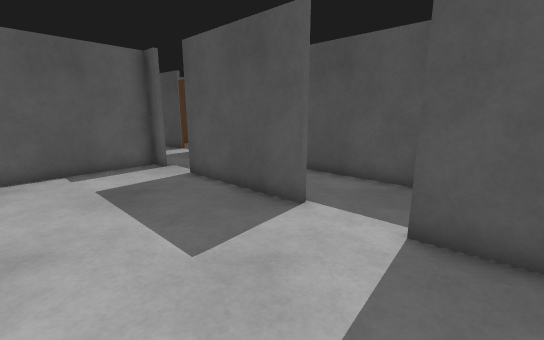
[1] (above)

23 first-person views from a walk through a Gazebo world. The camera is 1.2 m above the floor, tilts 12° down and sees 90° across. The floor is counted in squares, 0.5 m on a side. Each view is taken from the middle of a square. On the plan, view 1 faces up. The plan holds only what a view shows up to about 17 squares ahead; the rest is blank. The place goes on beyond the plan. Robots are left out.

[2]
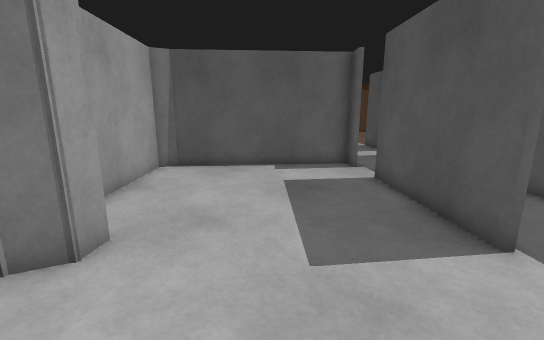

[3]
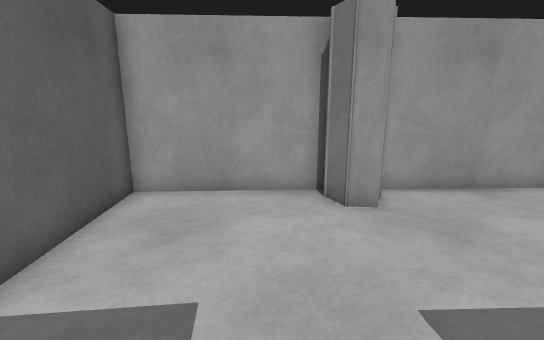

[4]
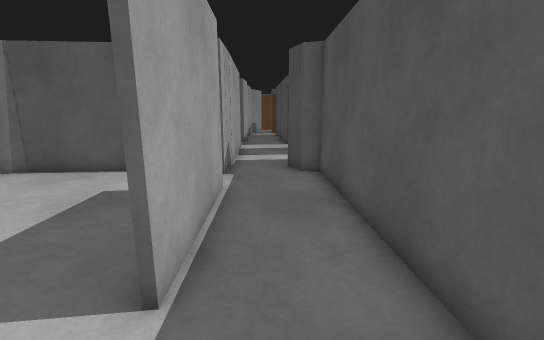

[5]
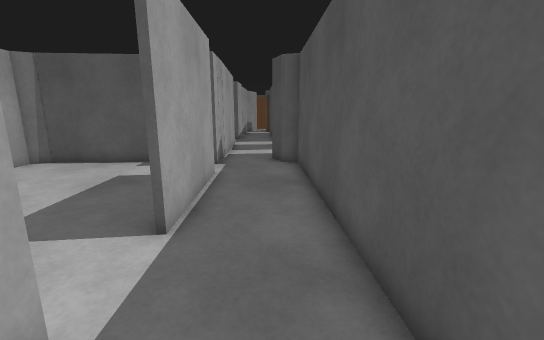

[6]
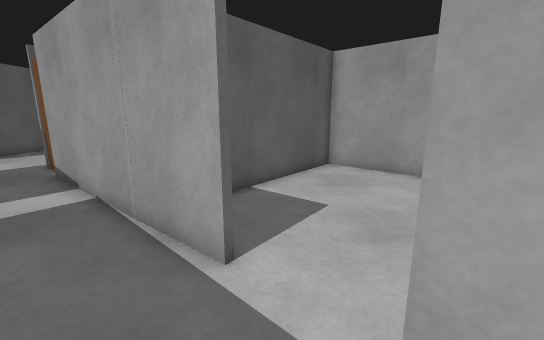

[7]
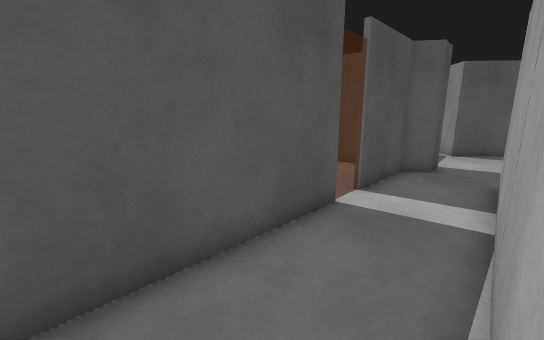

[8]
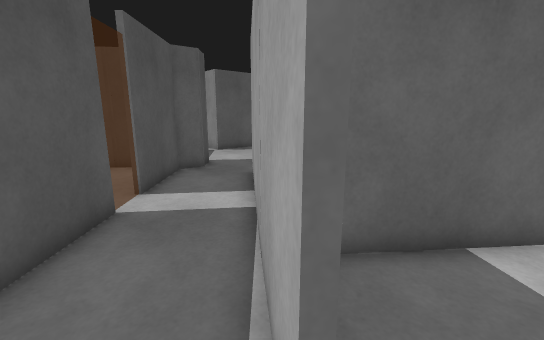

[9]
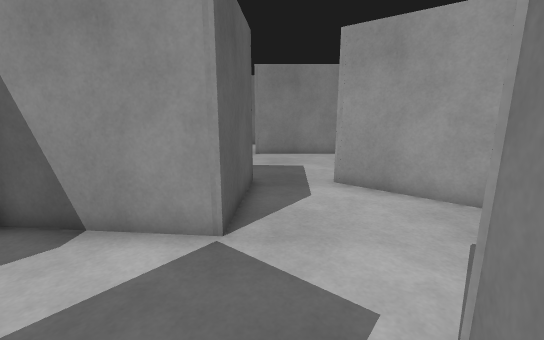

[10]
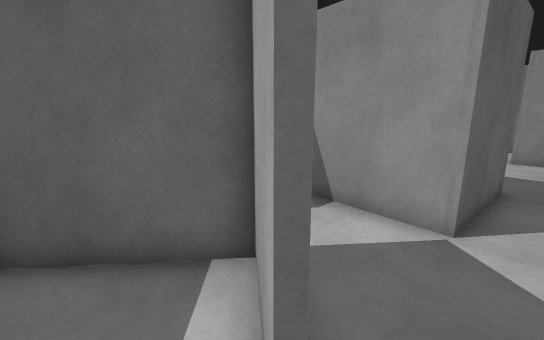

[11]
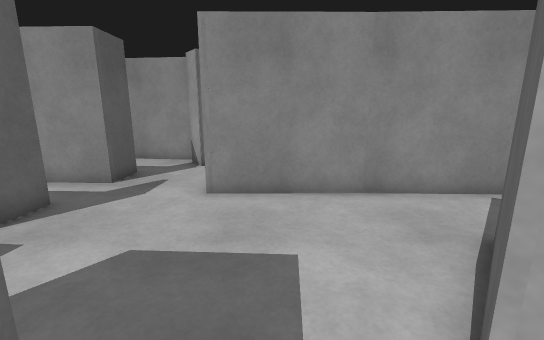

[12]
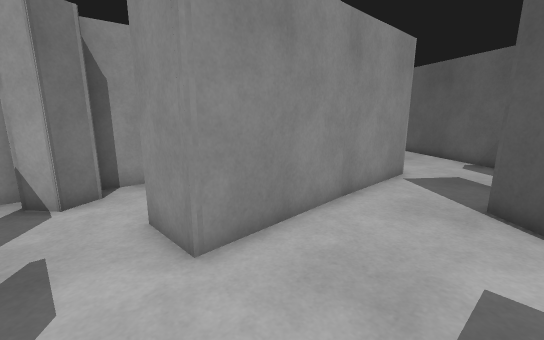

[13]
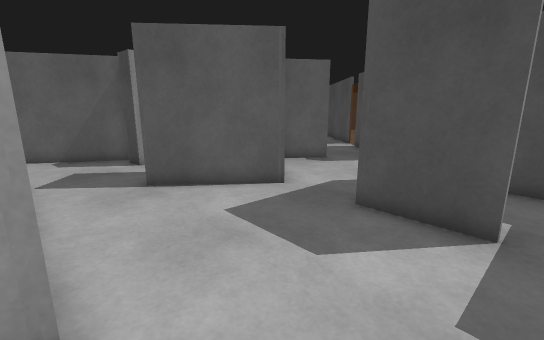

[14]
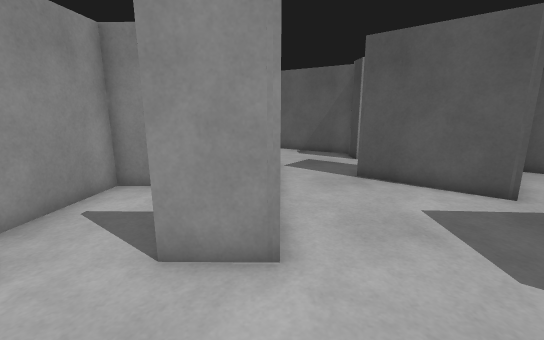

[15]
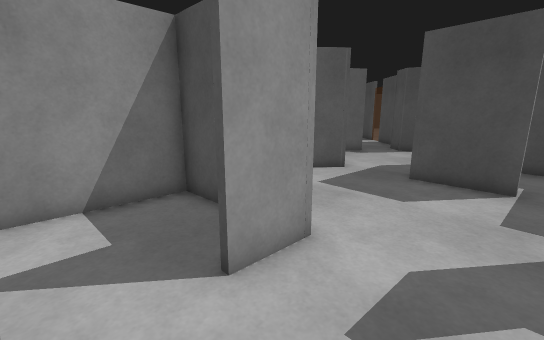

[16]
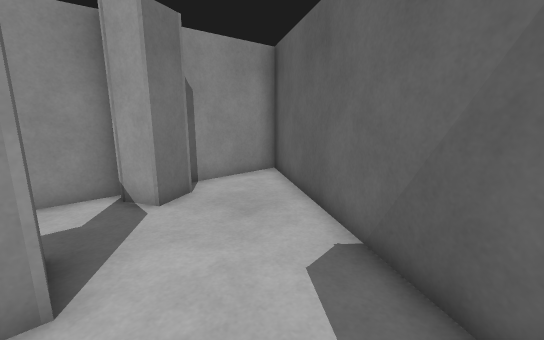

[17]
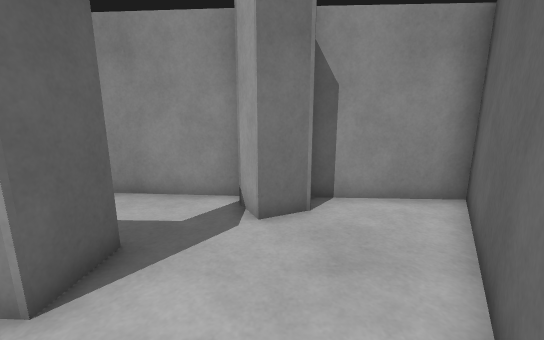

[18]
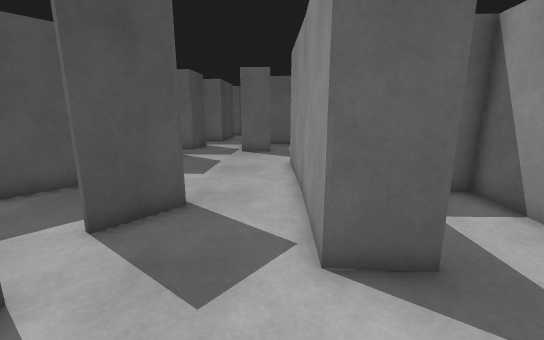

[19]
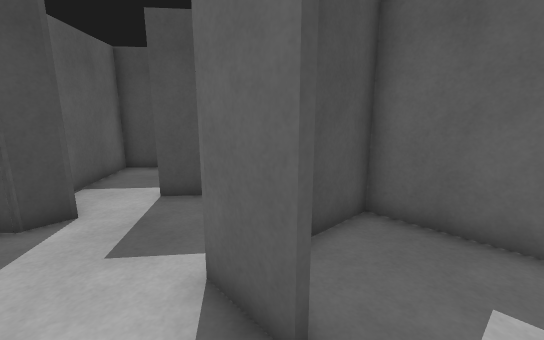

[20]
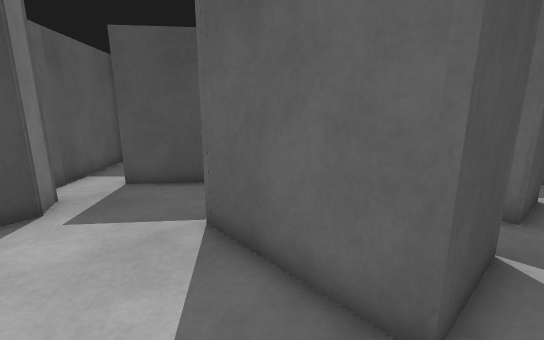

[21]
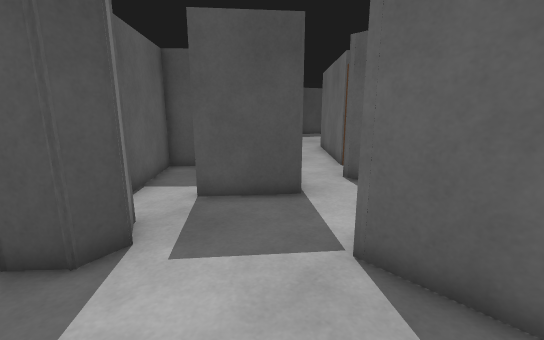

[22]
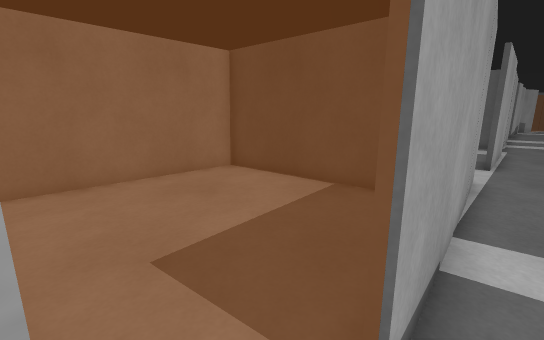

[23]
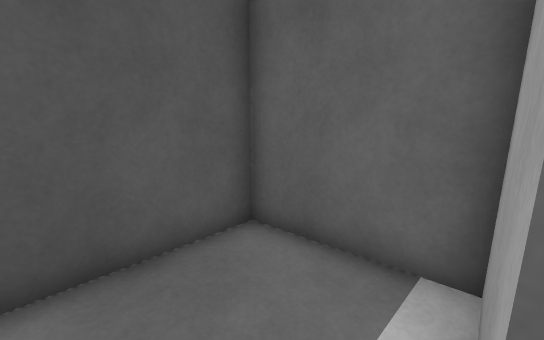

### Floor plan
Points are (right, up) in squares from view 1. A wall is a line through its corners. A room is listed if a view was taken in it or the views show most of it. See-through windows are left out.
Room 1 (views 1, 2, 3, 7, 8)
walls: (-5.6, 1.9) (-4.6, 2.2) (-4.1, 1.6) (-4.5, 0.6); (0.9, 6.9) (-3.3, 10.8); (-5, 0.3) (-0.7, -3.7) (4.2, 2.2); (-4.8, 11.9) (-5.5, 12.6); (4.2, 3.7) (2.6, 4.9); (-10.6, 5.5) (-6.3, 1.5); (-5.3, 12.8) (-10.5, 6.8)
ways out: opening at (2, 6) to room 2; opening at (-3.5, 11)
Room 2 (views 4, 5, 6)
walls: (2.7, 5.1) (4.2, 3.9); (7.1, 6.2) (2.9, 10.1); (0.1, 7.8) (1, 7)
ways out: opening at (2, 6) to room 1; opening at (1.5, 9.5); opening at (5.5, 5)
Room 3 (views 9, 11, 17, 18, 20)
walls: (12.7, -7.2) (13.8, -8.2) (10.8, -11.7) (9, -10.3); (17.6, -8.6) (16.7, -8.5) (17, -4) (21.5, -4.4); (7.1, -10.6) (6, -10.7); (14.8, 0.2) (14.4, -0.9) (13.5, -1.1); (19.3, -1.1) (16.8, 0.9); (5.2, -10.4) (3, -13.9); (7.8, -15) (17, -14.9)
low walls: (6, -10.7) (5.7, -10.4)
ways out: opening at (16, 0.5) to room 4; opening at (17, -12) to room 5; opening at (8, -11) to room 7; opening at (5.5, -15.5) to room 8; opening at (13, -4) to room 9
Room 4 (views 10, 23)
walls: (15.9, 3) (15, 1.9)
ways out: opening at (16, 0.5) to room 3; opening at (17, 2) to room 10
Room 5 (view 12)
walls: (20.9, -13.9) (21, -12.1); (19.7, -8.7) (17.6, -8.6)
ways out: opening at (17, -12) to room 3; opening at (19.5, -15.5) to room 6; opening at (20.5, -8.5)
Room 6 (views 13, 14, 15)
walls: (17, -14.9) (16.9, -17); (17.1, -19.7) (18.2, -19.2) (18.9, -20.1); (14.1, -15.2) (12.4, -15.1) (12.3, -20.1) (17, -20.5); (20.5, -17.9) (20.5, -16.1) (21.6, -16.2); (18.7, -20.8) (21.6, -21.1)
ways out: opening at (19.5, -15.5) to room 5
Room 7 (view 16)
walls: (12.8, -7.6) (9.7, -5.1); (9.6, -5.3) (7.3, -8.1)
ways out: opening at (8, -11) to room 3
Room 8 (view 19)
walls: (7.8, -16.6) (7.9, -14.7); (5.6, -19.6) (12.1, -20.1) (12.2, -15.1) (10, -15.1); (4, -18.5) (5.3, -17.8) (5.9, -19.1); (3, -13.9) (-0.3, -19.1) (4, -19.5)
ways out: opening at (5.5, -15.5) to room 3
Room 9 (views 21, 22)
walls: (10.6, -5.5) (12.7, -7.2); (11.8, -2.7) (9.6, -5.3); (3.8, 1.3) (-0.5, -3.8) (5, -9.5); (13.5, -1.1) (12.7, -0.4) (12.9, 0.7) (12.2, 1.4)
ways out: opening at (13, -4) to room 3; opening at (11, 0)
Room 10 (no view inside)
walls: (21.5, 2.7) (18.3, 5.8) (15.9, 3); (16.9, 1.1) (19.2, -0.8) (21.5, 2.1)
ways out: opening at (17, 2) to room 4

Positions as (right, up) in squares from view 1, and headings:
1: (0, 0), facing up
2: (1, 1), facing up-left
3: (2, 5), facing down-left
4: (4, 6), facing up-left
5: (6, 5), facing up-left
6: (2, 9), facing down
7: (2, 6), facing right
8: (2, 6), facing down-right
9: (16, 1), facing down
10: (16, 2), facing down-right
11: (15, -7), facing down
12: (19, -11), facing down-left
13: (20, -15), facing up-left
14: (21, -15), facing left
15: (20, -19), facing up-left
16: (8, -11), facing down-left
17: (5, -12), facing down
18: (4, -14), facing right
19: (6, -18), facing up-right
20: (14, -9), facing up-right
21: (13, -6), facing up-right
22: (12, -2), facing left
23: (16, 2), facing right
